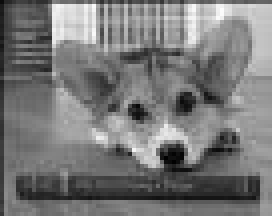
#> input picture Lab7/small-img.jpg, 68 x 54 px (shown 4 times larger)
$ jupyter execute --allow-errors Lab7.ipynb   (shell and % lines are left out)
#> lines starting #> are read from the running program, lines starting #| are printed output that depends on the picture
# Lab 7: Multirate Signal Processing and Signal Processing Applications
## Due Date: 12/5 @11:59pm

We will primarily focus on multirate signal processing - upsampling and downsampling - in this lab. We will wrap up the lab with a look at a signal processing application beyond the scope of ECE 310, but of interest in future signal processing courses.

## Multirate Signal Processing

In many signal processing applications, we would like to change the sampling rate of our digital system. This could mean either reducing or increasing our effective sampling rate. One possibility is to perform digital-to-analog (D/A) conversion, then resample our signal in the time domain to the desired rate. However, this process requires access to the desired resampling circuitry in addition to potential artifacts introduced by the D/A conversion and quantization effects when resampling the signal.

The preferred method is to perform rate conversion in the discrete sample domain. We may increase our sampling rate via a process known as upsampling or interpolation, while we may decrease our sampling rate using downsampling or decimation. In the following background sections, we will discuss the mathematical construction of upsampling and downsampling, and also discuss some practical considerations that must be made when working on multirate signal processing.

## Upsampling

Upsampling (or interpolation) by an integer factor of $U$ is accomplished by interpolating $U-1$ zeros after every entry in our original sequence. Let $x[n]$ be our original signal. Then our upsampled signal $y[n]$ will be as follows:

$$
y[n] = \begin{cases}
x\left[\frac{n}{U}\right],\quad n = \pm U, 2U, \ldots, kU\\
0, \quad \textrm{else}\\
\end{cases}
$$

$$
y[n] = \left[x[0]\quad\underbrace{0\quad 0\quad\ldots\quad0}_{U-1\textrm{ zeros}}\quad x[1]\quad\underbrace{0\quad 0\quad\ldots\quad0}_{U-1\textrm{ zeros}}\quad x[2]\quad\ldots\quad\right]
$$

The resulting DTFT for $y[n]$ may be derived as follows:

$$
Y_d(\omega) = \sum_{n=-\infty}^\infty y[n]e^{-j\omega n}
$$

$$
= \sum_{n=-\infty}^\infty x[n] e^{-j\omega nU}
$$

$$
Y_d(\omega) = X_d(U\omega).
$$

The second line above follows from the definition of $y[n]$ since the $n$'th value of $x[n]$ is actually the $Un$'th value of $y[n]$ and all other values of $y[n]$ are zero. Thus we see the resulting spectrum will be "compressed" along the frequency axis by a factor of $U$ while maintaining the same height. The issue here is that some of our adjacent $2\pi$ periodic copies of $X_d(\omega)$ will cross over into the central copy of $Y_d(\omega)$ after upsampling. This is readily apparent when we check that $Y_d(\pi) = X_d(\pi U)$, which must be greater than the $\pi$ limits of our central copy.

The simple solution is to place a low-pass filter after our upsampler to make sure we only extract the frequencies corresponding to the central copy of our original spectrum. We see that the bandwidth of this filter should be such that our cutoff frequency $\omega_c$ maps to $\pi$ in our original specturm $X_d(\omega)$. Thus, we would like $\omega_c = \frac{\pi}{U}$. Formally, our low-pass filter $A(\omega)$ will be given by

$$
A(\omega) = \begin{cases}
1, \quad |\omega| \leq \frac{\pi}{U}\\
0, \quad \frac{\pi}{U} < |\omega| \leq \pi\\
\end{cases}.
$$

This low-pass filter accomplishes the very important task of interpolating over the zeros we placed in between our original signal values. Think of the low-pass filter as "filling in the blanks" or inferring the newly interpolated information. In summary, upsampling by a factor $U$ involves interpolating $U-1$ zeros between each sample in our original signal and then low-pass filtering with a cutoff frequency of $\frac{\pi}{U}$ to prevent the inclusion of spurious frequencies presented by adjacent DTFT copies in the original signal.

## Downsampling

Downsampling (or decimation) by an integer factor $D$ is performed by only keeping every $D$'th sample in the original signal. Let $x[n]$ be our original signal. Our downsampled signal $y[n]$ is given by

$$
y[n] = x[Dn]
$$

$$
y[n] = \left[x[0]\quad x[D]\quad x[2D]\quad\ldots\quad\right]
$$

We will skip the derivation of $Y_d(\omega)$ since it is more involved than the derivation for the interpolation case. Refer to your ECE 310 textbook for the full details. The DTFT of our decimated signal $Y_d(\omega)$ is given by

$$
Y_d(\omega) = \frac{1}{D}\sum_{k=0}^{D-1}X_d\left(\frac{\omega - 2\pi k}{D}\right).
$$

Qualitatively, we see that the input spectrum will be scaled down by a factor of $\frac{1}{D}$ and the frequency axis is stretched by a factor of $D$. It is very important, however, to note that the above form assumes an appropriate anti-aliasing filter has been applied to the input signal prior to decimation. What should this filter look like? The anti-aliasing filter should remove all frequencies that would push into adjacent DTFT copies after decimation and cause aliasing. We know that the frequency axis will expand by a factor of $D$; thus, we know any frequencies beyond $\frac{\pi}{D}$ would stretch beyond $\pi$ and alias. Consequently, our anti-aliasing filter $H(\omega)$ should have the following form:

$$
H(\omega) = \begin{cases}
1, \quad |\omega| \leq \frac{\pi}{D}\\
0, \quad \frac{\pi}{D} < |\omega| \leq \pi\\
\end{cases}.
$$

We observe that if we have a multirate signal processing system that interpolates and decimates by the same factor, we will be able to use one filter for both upsampling and downsampling! The difference, of course, is that we filter before decimation and after interpolation. In summary, downsampling by a factor of $D$ requires us to first apply a low-pass anti-aliasing filter with cutoff frequency $\frac{\pi}{D}$ then discard (or decimate) every sample that is not located at a multiiple of $D$.

## Rate Conversion by $\frac{U}{D}$

One final topic we should mention is the concatenation of multiple rate conversion systems to achieve an arbitrary sampling rate. Suppose we would like to increase our sampling rate by a non-integer factor like $\frac{4}{3}$. How can you interpolate $\frac{1}{3}$ of a zero? You cannot! Instead, we may accomplish this new sampling rate by first upsampling by a factor of 4, then downsampling by a factor of 3. Furthermore, note that in this case the post-interpolation filter will have a cutoff frequency of $\frac{\pi}{4}$ and thus eliminate the need for our anti-aliasing filter before decimation since $\frac{\pi}{4}<\frac{\pi}{3}$! We may achieve any new sampling rate by the same procedure with appropriate anti-aliasing filters.

[cell 1]
#import libraries
import numpy as np
import matplotlib.pyplot as plt

from scipy import signal
from skimage.io import imread
from skimage.io import imsave

#Provided function with triangle magnitude spectrum
def toy_signal(w_c):
    N = 1000
    gain = 2*np.pi/w_c
    return gain * np.array([(np.sin(w_c/2*(n+1))/(np.pi*(n+1)))**2 if n+1 != 0 else (w_c/(2*np.pi))**2 for n in range(-N,N+1)])

# Exercise 1: Upsampling

We will begin by exploring and verifying the above theoretical discussion regarding upsampling.

a. Fill in the below function $\textrm{upsample}(U,x)$ to perform interpolation by a factor of $U$ on an input signal $x$. Verify your function correctly interpolates zeros by printing the provided test signal before and after upsampling for some integer $U$.

b. The provided function $\textrm{toy_signal}(\omega_c)$ creates a toy signal that has a triangular magnitude response with bandwidth $\omega_c$. More precisely, if our toy signal is given by $x$, the magnitude of the DTFT of this toy signal will be

$$
|X_d(\omega)| = \begin{cases}
-\left|\frac{\omega}{\omega_c}\right| + 1\,\quad |\omega| \leq \omega_c\\
0,\quad \omega_c \leq |\omega| \leq \pi\\
\end{cases}.
$$

Use the provided toy signal function to create a signal with bandwidth $\frac{\pi}{2}$ ($\omega_c = \frac{\pi}{2}$). Upsample this toy signal by a factor of $U=3$. Plot the magnitude of the FFT of the original and upsampled toy signals on separate subplots using $\textrm{np.fft.fft()}$. Hint: use $\textrm{np.fft.fftshift()}$ to zero-center the frequency spectrum and $\textrm{np.linspace()}$ to create your frequencies from $-\pi$ to $\pi$ for plotting.

c. Fill in the below function $\textrm{lowpass}(C)$ to create an appropriate low-pass filter that should follow interpolation by a factor of $C$. You may use $\textrm{signal.remez()}$ like in Lab 6 for Parks-McClellan filter design of a length 50 filter. You may also assume a transition bandwidth of $\frac{\pi}{10}$ (0.1 in normalized frequency). Apply your low-pass filter to your upsampled toy signal from part 1.(b). Plot the magnitude of the FFT of the filtered signal to verify the spurious DTFT copies have been removed by your filter. $\textbf{Note that this filtering function will also work as an anti-aliasing filter for decimation by a factor of } D$.

[cell 2]
# Fill in this function for part 1.a:
def upsample(U, x):
    upsampled = np.zeros(len(x)*U-1)
    upsampled[::U]=x
    return upsampled

# Fill in this function for part 1.c:
def lowpass(C):
    w = 1/C
    L = 50
    bands = [0,w-0.05,w+0.05,1]
    desired = [1,0]
    lpf = signal.remez(L,bands,desired,fs=2)

    return lpf

# Test code for part 1.a:
test_signal = np.array([1, 2, 3, 4, 5, 6])
print(test_signal)
upsampling = upsample(2,test_signal)
print(upsampling)


# Code for part 1.b:
toy = toy_signal(np.pi/2)
toy_us = upsample(3, toy)
toy_fft = np.fft.fftshift(np.fft.fft(toy))
toy_us_fft = np.fft.fftshift(np.fft.fft(toy_us))
w1 = np.linspace(-np.pi,np.pi,len(toy_fft))
w2 = np.linspace(-np.pi,np.pi,len(toy_us_fft))

plt.figure(figsize=(15,6))
plt.subplot(121)
plt.title('Magnitude Response of the Original Signal')
plt.plot(w1, np.absolute(toy_fft))
plt.xlabel('$\omega$ (rad/s)')
plt.ylabel('Magnitude')

plt.subplot(122)
plt.title('Magnitude Response of the Upsampled Signal (U=3)')
plt.plot(w2, np.absolute(toy_us_fft))
plt.xlabel('$\omega$ (rad/s)')
plt.ylabel('Magnitude')


# Code for part 1.c:

filt = lowpass(3)
fil = signal.lfilter(filt,1,toy_us)
fil_fft = np.fft.fftshift(np.fft.fft(fil))
w3 = np.linspace(-np.pi,np.pi,len(fil_fft))

plt.figure(figsize=(7,4))
plt.title('Filtered Output after LPF')
plt.plot(w3, np.absolute(fil_fft))
plt.xlabel('$\omega$ (rad/s)')
plt.ylabel('Magnitude')
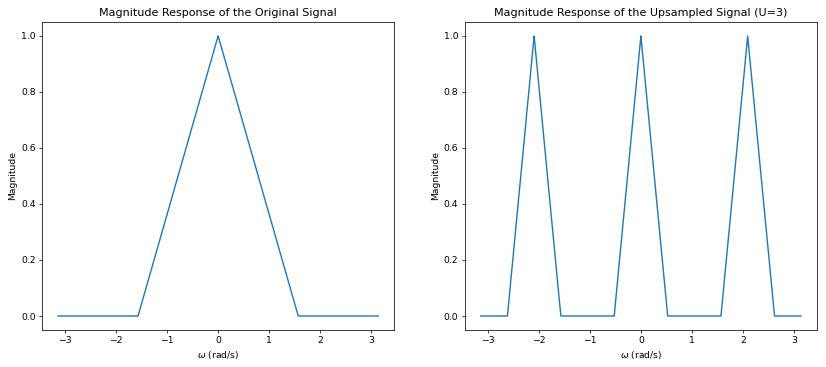
#> figure drawn by matplotlib, 2 panels; panel 1: curve peaks at x = 0, y = 1; panel 2: curve peaks at x = 0.000524, y = 1
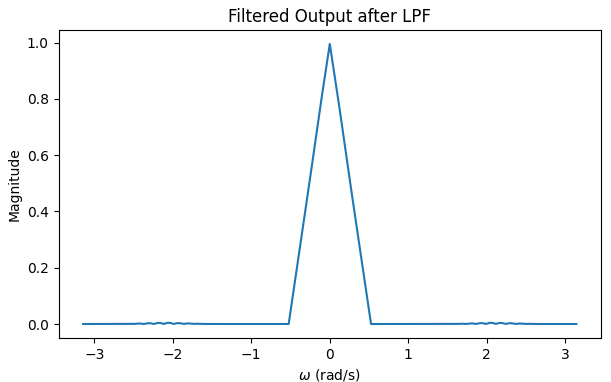
#> figure drawn by matplotlib, 1 panel; curve peaks at x = 0.000524, y = 0.995

# Exercise 2: Downsampling

Now we will turn our attention to downsampling.

a. Fill in the below function $\textrm{downsample}(D, x)$ to perform decimation by a factor of $D$ on an input signal $x$. Verify your function correctly decimates by printing the provided test signal before and after downsampling for some integer $D$.

b. Use the provided toy signal function to create a signal with bandwidth $\frac{\pi}{2}$. Downsample this toy signal by a factor of $D=2$. Plot the magnitude of the FFT of the original and downsampled toy signals on separate subplots using $\textrm{np.fft.fft()}$ (do not forget to use $\textrm{np.fft.fftshift()}$ to center you FFT!). Do not worry about anti-aliasing filtering for now.

c. Use the provided toy signal function to create a signal with bandwidth $\frac{\pi}{2}$. Downsample this toy signal by a factor of $D=3$. Plot the magnitude of the FFT of the original and downsampled toy signals on separate subplots using $\textrm{np.fft.fft()}$. Do not worry about anti-aliasing filtering. Explain what is happening in the magnitude of the decimated signal's FFT. **Note: pay attention to the y-axis scaling when comparing parts (b) and (c), i.e. consider using plt.ylim() to set the y-axis ranges.**

d. Finally, let's use our upsampling, downsampling, and filtering functions to perform sampling rate conversion by a factor of $\frac{3}{5}$. This may be accomplished with two different schemes: downsampling followed by upsampling or upsampling followed by downsampling. These two schemes are not necessarily equivalent for a given input signal! Perform sampling rate conversion by a factor of $\frac{3}{5}$ using both schemes on a toy signal with bandwidth $\frac{\pi}{2}$. Plot the magnitude of the FFT for the final system output for each scheme. What are the differences between the two outputs? Which scheme do you think works best? Why? Note: remember to apply appropriate anti-aliasing and post-interpolation filters before and after downsampling and upsampling, respectively!

[cell 3]
# Fill in this function for part 2.a:
def downsample(D, x):
    downsampled = x[::D]
    return downsampled

# Test code for part 2.a:
test_signal = np.array([1, 2, 3, 4, 5, 6])
print(downsample(2,test_signal))

# Code for part 2.b:
toy = toy_signal(np.pi/2)
toy_ds = downsample(2,toy)
toy_fft = np.fft.fftshift(np.fft.fft(toy))
toy_ds_fft = np.fft.fftshift(np.fft.fft(toy_ds))
w1 = np.linspace(-np.pi,np.pi,len(toy_fft))
w2 = np.linspace(-np.pi,np.pi,len(toy_ds_fft))

plt.figure(figsize=(15,6))
plt.subplot(121)
plt.title('Magnitude Response of the Original Signal')
plt.plot(w1, np.absolute(toy_fft))
plt.xlabel('$\omega$ (rad/s)')
plt.ylabel('Magnitude')

plt.subplot(122)
plt.title('Magnitude Response of the Downsampled Signal (D=2)')
plt.plot(w2, np.absolute(toy_ds_fft))
plt.xlabel('$\omega$ (rad/s)')
plt.ylabel('Magnitude')

# Code for part 2.c:

toy = toy_signal(np.pi/2)
toy_ds = downsample(3,toy)
toy_fft = np.fft.fftshift(np.fft.fft(toy))
toy_ds_fft = np.fft.fftshift(np.fft.fft(toy_ds))
w1 = np.linspace(-np.pi,np.pi,len(toy_fft))
w2 = np.linspace(-np.pi,np.pi,len(toy_ds_fft))

plt.figure(figsize=(15,6))
plt.subplot(121)
plt.title('Magnitude Response of the Original Signal')
plt.plot(w1, np.absolute(toy_fft))
plt.xlabel('$\omega$ (rad/s)')
plt.ylabel('Magnitude')

plt.subplot(122)
plt.title('Magnitude Response of the Downsampled Signal (D=3)')
plt.plot(w2, np.absolute(toy_ds_fft))
plt.xlabel('$\omega$ (rad/s)')
plt.ylabel('Magnitude')


# Code for part 2.d:
#factor 3/5 = U/D

toy = toy_signal(np.pi/2)
lpf3 = lowpass(3)
lpf5 = lowpass(5)

du = signal.filtfilt(lpf5, 1, toy)
du = downsample(5, du)
du = upsample(3, du)
du = signal.filtfilt(lpf3, 1, du)
du_fft = np.fft.fftshift(np.fft.fft(du))
w_du = np.linspace(-np.pi,np.pi,len(du_fft))

ud = upsample(3, toy)
ud = signal.filtfilt(lpf5, 1, ud)
ud = downsample(5, ud)
ud_fft = np.fft.fftshift(np.fft.fft(ud))
w_ud = np.linspace(-np.pi,np.pi,len(ud_fft))

plt.figure(figsize=(15,6))
plt.subplot(121)
plt.title('Magnitude Response of Downsampling before Upsamplling')
plt.plot(w_du, np.absolute(du_fft))
plt.xlabel('$\omega$ (rad/s)')
plt.ylabel('Magnitude')

plt.subplot(122)
plt.title('Magnitude Response of Upsampling before Downsampling')
plt.plot(w_ud, np.absolute(ud_fft))
plt.xlabel('$\omega$ (rad/s)')
plt.ylabel('Magnitude')

## Comments here

Part 2(c): Since I downsampled the original signal by a factor of 3, I can see a reduction in the magnitude for each sample by a factor of 3. The original signal peaks at 1, whereas the downsampled signal peaks at 1/3, or 0.333.

Part 2(d): The upsampling before downsampling (UD) scheme worked a lot better than the downsampling before upsampling (DU) scheme. This is because the DU scheme introduced aliasing very early on, after which the aliased signal was upsampled and outputted an output which is not desired. The UD scheme's upsampling early on and subsequent interpolation did not do that- which effectively allowed us to downsample without producing any aliasing.

## Image Resizing

One common application of multirate signal processing is image resizing. Have you ever considered what happens when you stretch or shrink an image while placing images in a document? This operation extends our previous discussion of decimation and interpolation to two dimensions. For this lab, we will focus on increasing the size of a small image.

To upsample an image, we interpolate zeros like we would for a 1D signal, except we now do this is along both the rows and columns. In this exercise, we assume we will upsample by the same factor for both rows and columns (maintain aspect ratio) though it is not difficult to extend these concepts to unique scaling for rows and columns. Consider the following example where $x$ is our original image and $y$ is the result of upsampling by a factor of two along the rows and columns:

$$
x = \begin{bmatrix}
1 & 9 & 5\\
5 & 3 & 5\\
7 & 9 & 1\\
\end{bmatrix}\quad
y = \begin{bmatrix}
1 & 0 & 9 & 0 & 5 & 0\\
0 & 0 & 0 & 0 & 0 & 0\\
5 & 0 & 3 & 0 & 5 & 0\\
0 & 0 & 0 & 0 & 0 & 0\\
7 & 0 & 9 & 0 & 1 & 0\\
0 & 0 & 0 & 0 & 0 & 0\\
\end{bmatrix}
$$

### Nearest Neighbor Interpolation
After upsampling our image, we must consider how we can fill in these new blank values. We will consider two options in this lab: nearest neighbor and bilinear intperpolation. Nearest neighbor interpolation works based on the simple assumption that the nearest original pixel is the best guess for the interpolated pixel. The assignment rule is as follows

$$
y(i,j) = x\left(\left\lfloor \frac{i}{U} \right\rfloor,\left\lfloor \frac{j}{U} \right\rfloor\right),
$$

$$
\textrm{1D Example:}\quad \begin{bmatrix}
1 & 0 & 0 & 10 & 0 & 0 & 4 & 0 & 0\\
\end{bmatrix} \rightarrow \textrm{nearest neighbor interpolation}\rightarrow
\begin{bmatrix}
1 & 1 & 1 & 10 & 10 & 10 & 4 & 4 & 4\\
\end{bmatrix}
$$

where $U$ is our upsampling factor and $\lfloor\cdot\rfloor$ is the floor operator. If we apply nearest neighbor interpolation to our upsampled image $y$, we have the following interpolated image $z_{nn}$:

$$
z_{nn} = \begin{bmatrix}
1 & 1 & 9 & 9 & 5 & 5\\
1 & 1 & 9 & 9 & 5 & 5\\
5 & 5 & 3 & 3 & 5 & 5\\
5 & 5 & 3 & 3 & 5 & 5\\
7 & 7 & 9 & 9 & 1 & 1\\
7 & 7 & 9 & 9 & 1 & 1\\
\end{bmatrix}.
$$

### Bilinear Interpolation
Bilinear interpolation is a little more complicated. Let's first consider linear interpolation in one dimension. Linear interpolation makes the assumption that adjacent original values may be connected with a straight line. The interpolated values will be assigned according to the value of the line at that interpolation location. We have actually already had experience with linear interpolation. When we plot lines in Python using Matplotlib, the points are connected using linear interpolation! Let's consider a toy 1D example of linear interpolation on a signal $a$:

$$
a = \begin{bmatrix}
1 & 0 & 0 & 10 & 0 & 0 & 4 & 0 & 0\\
\end{bmatrix} \rightarrow \textrm{linear interpolation}\rightarrow
\begin{bmatrix}
1 & 4 & 7 & 10 & 8 & 6 & 4 & \frac{4}{3} & \frac{2}{3}\\
\end{bmatrix}
$$

Mathematically, if we would like to interpolate between indices $i$ and $j$ in our toy signal $a$ at index $k$ such that $i < k < j$, we will assign the value at $k$ as follows (assuming upsampling by $U$):

$$
\large{a[k] = \underbrace{(k-i)}_{\Delta x} \cdot \underbrace{\frac{a[j] - a[i]}{U}}_{\frac{\Delta y}{\Delta x}\textrm{ or slope}} + \underbrace{a[i]}_{\textrm{offset/intercept}}}.
$$

This equation should remind you of an equation of a line where we have a slope, intercept, and an independent variable in the distance from the first index $i$. Now if we would like to expand linear interpolation to become bilinear interpolation, we may simply perform linear interpolation at each row and at each column: the order does not matter! The below figure demonstrates bilinear interpolation via rows-then-colums and columns-then-rows to verify they produce the same result. $\textbf{Note that we will assume any values outside the image are zero!}$

$$
y = \begin{bmatrix}
1 & 0 & 9 & 0 & 5 & 0\\
0 & 0 & 0 & 0 & 0 & 0\\
5 & 0 & 3 & 0 & 5 & 0\\
0 & 0 & 0 & 0 & 0 & 0\\
7 & 0 & 9 & 0 & 1 & 0\\
0 & 0 & 0 & 0 & 0 & 0\\
\end{bmatrix} \rightarrow\textrm{rows}\rightarrow
\begin{bmatrix}
1 & 5 & 9 & 7 & 5 & 2.5\\
0 & 0 & 0 & 0 & 0 & 0\\
5 & 4 & 3 & 4 & 5 & 2.5\\
0 & 0 & 0 & 0 & 0 & 0\\
7 & 8 & 9 & 5 & 1 & 0.5\\
0 & 0 & 0 & 0 & 0 & 0\\
\end{bmatrix} \rightarrow\textrm{columns}\rightarrow
\begin{bmatrix}
1 & 5 & 9 & 7 & 5 & 2.5\\
3 & 4.5 & 6 & 5.5 & 5 & 2.5\\
5 & 4 & 3 & 4 & 5 & 2.5\\
6 & 6 & 6 & 4.5 & 3 & 1.5\\
7 & 8 & 9 & 5 & 1 & 0.5\\
3.5 & 4 & 4.5 & 2.5 & 0.5 & 0.25\\
\end{bmatrix}
$$

$$
y = \begin{bmatrix}
1 & 0 & 9 & 0 & 5 & 0\\
0 & 0 & 0 & 0 & 0 & 0\\
5 & 0 & 3 & 0 & 5 & 0\\
0 & 0 & 0 & 0 & 0 & 0\\
7 & 0 & 9 & 0 & 1 & 0\\
0 & 0 & 0 & 0 & 0 & 0\\
\end{bmatrix} \rightarrow\textrm{columns}\rightarrow
\begin{bmatrix}
1 & 0 & 9 & 0 & 5 & 0\\
3 & 0 & 6 & 0 & 5 & 0\\
5 & 0 & 3 & 0 & 5 & 0\\
6 & 0 & 6 & 0 & 3 & 0\\
7 & 0 & 9 & 0 & 1 & 0\\
3.5 & 0 & 4.5 & 0 & 0.5 & 0\\
\end{bmatrix}\rightarrow\textrm{rows}\rightarrow
\begin{bmatrix}
1 & 5 & 9 & 7 & 5 & 2.5\\
3 & 4.5 & 6 & 5.5 & 5 & 2.5\\
5 & 4 & 3 & 4 & 5 & 2.5\\
6 & 6 & 6 & 4.5 & 3 & 1.5\\
7 & 8 & 9 & 5 & 1 & 0.5\\
3.5 & 4 & 4.5 & 2.5 & 0.5 & 0.25\\
\end{bmatrix}
$$

# Exercise 3: Image Resizing

We have provided a small test image named ``small-img.jpg`` (shown below) that we would like to upsample.

a. Fill in the $\textrm{upsample_image}$ function below which will interpolate zeros to perform 2D upsampling. We will assume that we are upsampling our image by the same factor $U$ in both dimensions. You may re-use your $\textrm{upsample()}$ function from Exercise 1 or write new upsampling code here. Apply your upsampling code to the small image with $U=8$ and plot the result.

b. Fill in the $\textrm{nn()}$ function below, which performs nearest neighbor interpolation on an upsampled 1D-signal. Print the provided test signal and the result of applying your nearest neighbor interpolation function on the test signal. Hint: one possible solution is to convolve with a length $U$ filter. Consider what this filter may look like to perform nearest neighbor interpolation. Think about a zero-order hold!

c. Fill in the $\textrm{linear()}$ function below, which performs linear interpolation on an upsampled 1D-signal. Print the provided test signal and the result of applying your linear interpolation function on the test signal. Hint: one possible solution is to convolve with a length $2U-1$ filter. Consider what this filter may look like to perform linear interpolation. Think about a first-order hold!

d. Apply your nearest neighbor and linear interpolation functions to the your upsampled image. Note that you may simply apply each function along the rows and columns separately to perform 2D nearest neighbor inteprolation and bilinear interpolation. Plot the two resulting images and comment on the differences. We recommend you make two copies of the upsampled image to separate your nearest neighbor and bilinear inteprolation computation/results.

[cell 4]
# Fill in this function for part 3.a:
def upsample_image(U, img):
    n_rows, n_cols = img.shape
    up_img = np.zeros((n_rows*U, n_cols*U))
    up_img[::U,::U] = img
    return up_img

# Fill in this function for part 3.b
# Assume x has already been upsampled
def nn(U, x):
    x = np.array(x)
    for i in range (len(x)):
      x[i] = x[i//U * U]
    return x

# Fill in this function for part 3.c:
# Assume x has already been upsampled
def linear(U, x):
    x = np.array(x)
    for k in range(len(x)):
        i = (k//U * U)
        j = (k//U + 1) * U
        if (j >= len(x)):
            x[k] = (k-i) * (0 - x[i])/U + x[i]
        else:
            x[k] = (k-i) * (x[j] - x[i])/U + x[i]
    return x

# Code for part 3.a:
small_img = imread('small-img.jpg')
#> small_img is the input picture: shape (54, 68); min 0, max 252, mean 120.1

plt.figure(figsize=(6,6))
plt.imshow(upsample_image(8,small_img), 'gray')
#> (the rest of the program and of its run is left out)
